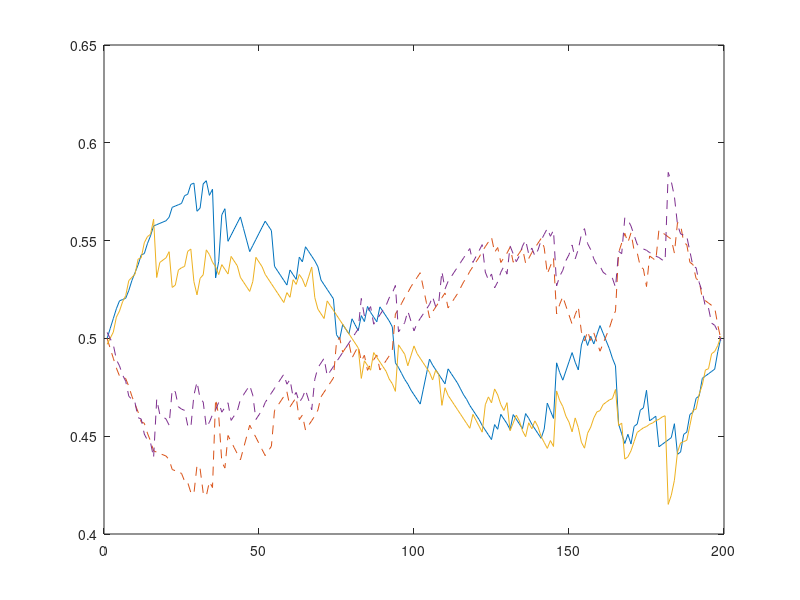
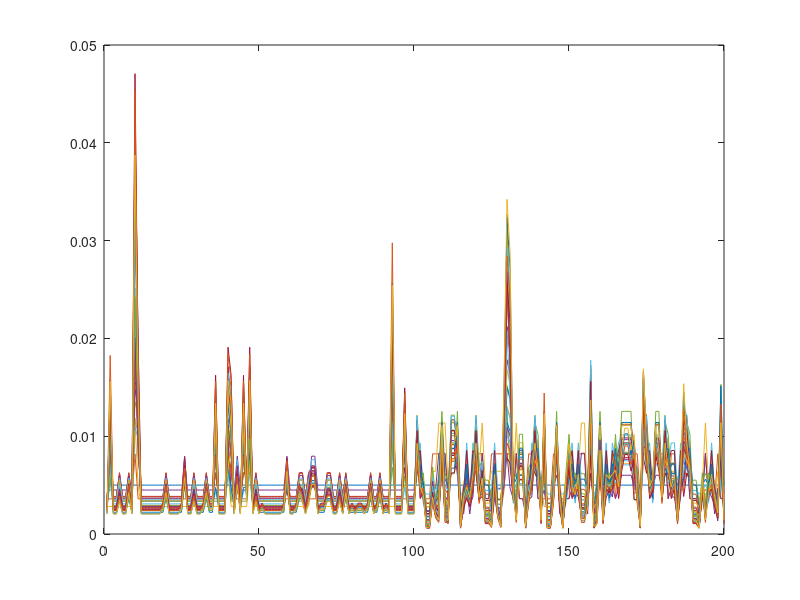
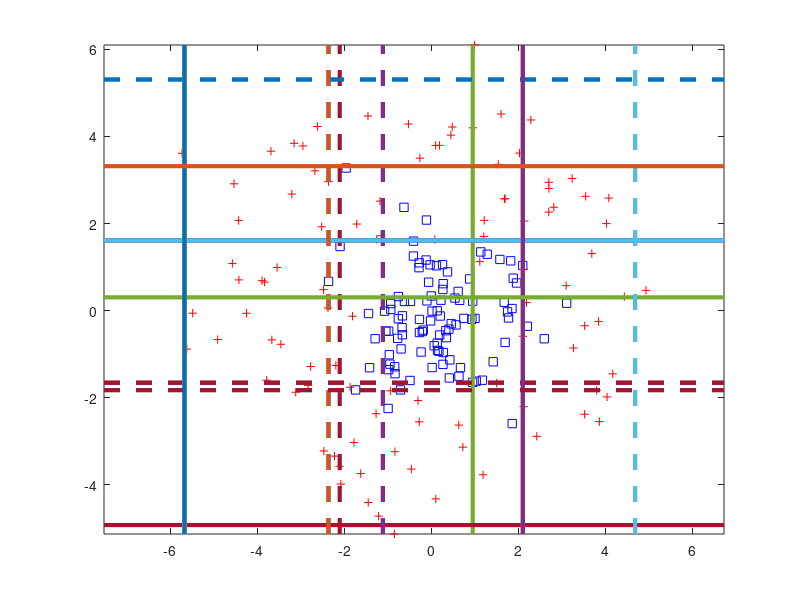

The MATLAB script that drew these images, in order:
% Generate data in 2D
num = 100;
dataset.D = 2;
x = randn(num,2);
r = randn(num,1) + 4;
th = 2*pi*rand(num,1);
y = [r.*cos(th),r.*sin(th)];
dataset.X = [x;y];
dataset.y = [-ones(num,1);+ones(num,1)];
dataset.N = length(dataset.y);
dataset.xmax = max(dataset.X(:,1));
dataset.xmin = min(dataset.X(:,1));
dataset.ymax = max(dataset.X(:,2));
dataset.ymin = min(dataset.X(:,2));
clear x r th y num;

figure(10); clf;

% Plot dataset
%plot_data(dataset);
figure(30); clf;
for i=1:dataset.N
    if dataset.y(i) > 0
        plot(dataset.X(i,1),dataset.X(i,2),'r+'); hold on;
    else
        plot(dataset.X(i,1),dataset.X(i,2),'bs'); hold on;
    end
end
axis equal;

% Perform encoding by applying AdaBoost algorithm using stumps
enc.T = 30; % Number of classifiers
enc.t = zeros(enc.T,1); % Thresholds
enc.f = zeros(enc.T,1); % Feature indexes
enc.v = zeros(enc.T,1); % Left leaf value either -1 or +1
enc.a = zeros(enc.T,1); % Weak learner weights
enc.w = ones(dataset.N,1)/dataset.N; % Weights

figure(20); clf;
plot(enc.w); hold on;

% Loop over weak classifiers
for i=1:enc.T
    % Loop over dimensions
    bestmin = inf;
    bestind = 0;
    bestthresh = 0;
    for d=1:dataset.D
        % Extract the data for this dimension and sort it
        x = dataset.X(:,d); % Data
        [x,ind] = sort(x,'ascend'); % Sort
        y = dataset.y(ind); % Targets
        w = enc.w(ind); % Weights

        % Try all the splits and compute the error assuming stumps
        themin = inf;
        minind = 0;

        nlefta = 0; % Number of errors to the left of the splitpoint
        nrighta = sum(w.*(y ~= +1)); % Number of errors to the right of the split point
        errora = zeros(dataset.N-1,1);

        nleftb = 0;
        nrightb = sum(w.*(y ~= -1));
        errorb = zeros(dataset.N-1,1);

        for s = 1:dataset.N-1 % Loop over splits
            nlefta = nlefta + w(s)*(y(s) ~= -1);
            nrighta = nrighta - w(s)*(y(s) ~= +1);
            errora(s) = nlefta + nrighta;

            if errora(s) < themin
                themin = errora(s);
                thesense = -1;
                minind = s;
            end

            nleftb = nleftb + w(s)*(y(s) ~= +1);
            nrightb = nrightb - w(s)*(y(s) ~= -1);
            errorb(s) = nleftb + nrightb;

            if errorb(s) < themin
                themin = errorb(s);
                thesense = +1;
                minind = s;
            end
        end
        if themin < bestmin
            bestmin = themin;
            bestind = d;
            bestthresh = 0.5*(x(minind) + x(minind+1));
            bestsense = thesense;
        end
        
        % Plotting
        figure(10);
        plot(errora); hold on;
        plot(errorb,'--'); hold on;
    end
    figure(10);
    hold off;
    
    % Build the weak learner
    enc.f(i) = bestind;
    enc.t(i) = bestthresh;
    enc.v(i) = bestsense; % Left leaf value
    enc.a(i) = 0.5*log((1-bestmin)/bestmin);

    % Update the weights
    logic = dataset.X(:,enc.f(i)) <= enc.t(i);
    y = ones(dataset.N,1);
    y(logic) = enc.v(i);
    y(~logic) = -enc.v(i);
    w = enc.w .* exp(-enc.a(i)*(dataset.y .* y));
    enc.w = w./sum(w);

    % What is the error rate up to this point?
    H = zeros(dataset.N,1);
    for j=1:i
        logic = dataset.X(:,enc.f(i)) <= enc.t(i);
        y = ones(dataset.N,1);
        y(logic) = enc.v(i);
        y(~logic) = -enc.v(i);
        H = H + enc.a(j)*y;
    end
    H = sign(H);
    err_rate = sum(H ~= dataset.y)/dataset.N;
    fprintf("Iteration = %2d, error rate = %f\n",i,err_rate);
    
    figure(20);
    plot(enc.w); hold on;
    figure(30); ax = axis;
    if enc.f(i) == 1
        if enc.v(i) == -1
            plot(enc.t(i)*[1 1],ax(3:4),'LineWidth',3);
        else
            plot(enc.t(i)*[1 1],ax(3:4),'--','LineWidth',3);
        end
    else
        if enc.v(i) == -1
            plot(ax(1:2),enc.t(i)*[1 1],'LineWidth',3);
        else
            plot(ax(1:2),enc.t(i)*[1 1],'--','LineWidth',3);
        end
    end
    pause;
end
figure(30); hold off;
figure(20); hold off;
figure(10); hold off;